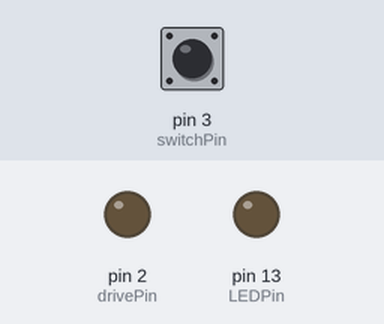
A sketch run on a simulated Arduino Uno, built with avr-gcc and run on an emulated ATmega328P. Shown: output pins drawn as LEDs (lit = HIGH). Inputs (shaded band) come from the test bench; at power-on: pin 3 (switchPin) HIGH.

Above: at 1.2 s.
1.3 s: pin 3 (switchPin) pulled LOW for 0.15 s
At 2.6 s:
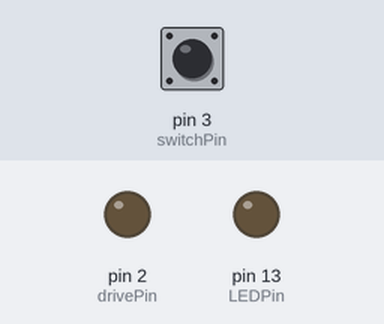
3.0 s: pin 3 (switchPin) pulled LOW for 1 s
At 3.8 s:
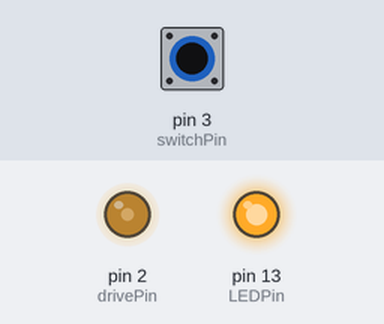
Timing chart, 0 to 6.0 s (numbered marks = the images above; inputs shaded):
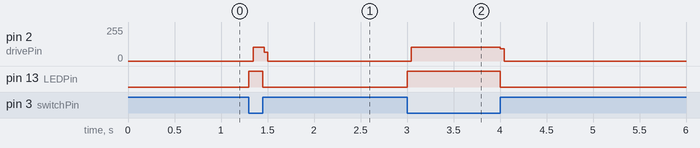

The sketch:

inkjet_arduino_test.pde
```cpp
const int drivePin =  2;
const int switchPin =  3;
const int LEDPin =  13;

int MSState = LOW;
long previousM = 0;
long mark = 800;
long space = 1200;

void setup() {
  // set the digital pin as output:
  pinMode(drivePin, OUTPUT);
  pinMode(switchPin, INPUT);
  digitalWrite(switchPin, HIGH);
  pinMode(LEDPin, OUTPUT);
  previousM = micros();
  digitalWrite(drivePin, MSState);
}

void loop()
{

  unsigned long currentM = micros();

  if(!digitalRead(switchPin))
  {
    digitalWrite(LEDPin, HIGH);
    if (MSState == LOW)
    {
      if(currentM - previousM > space)
      {
        previousM = currentM;
        MSState = HIGH;
        digitalWrite(drivePin, MSState);
      }
    } else
    {
      if(currentM - previousM > mark)
      {
        previousM = currentM;
        MSState = LOW;
        digitalWrite(drivePin, MSState);
      }
    }
  } else
  {
     digitalWrite(LEDPin, LOW);
     digitalWrite(drivePin, LOW);
  }

}
```

Measured:
- after the input at 1.3 s, pin 2 (drivePin): 0/255 → 104/255 at once, → 0/255 0.12 s later; pin 13 (LEDPin): LOW → HIGH at once, → LOW 0.15 s later
- after the input at 3.0 s, pin 2 (drivePin): 0/255 → 104/255 at once, → 0/255 0.96 s later; pin 13 (LEDPin): LOW → HIGH at once, → LOW 1.0 s later
